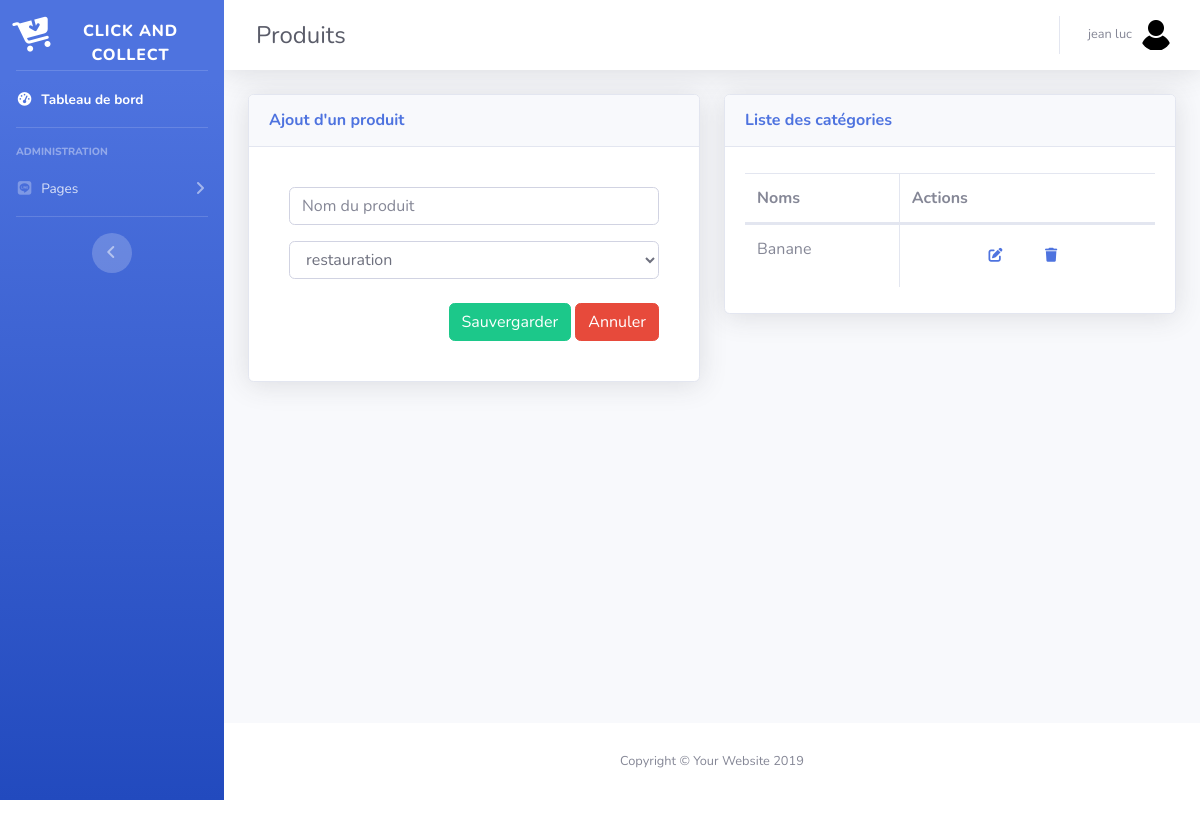
Page /admin/produit_as.php (signed in) on the committed database.
### tables this page shows
CREATE TABLE `utilisateur` (
  `nom` varchar(42) NOT NULL,
  `prenom` varchar(42) NOT NULL,
  `login` varchar(42) NOT NULL,
  `mdp` varchar(42) NOT NULL,
  `id_acces` int(11) NOT NULL
);

CREATE TABLE `produit` (
  `id_produit` int(11) NOT NULL,
  `nom` varchar(42) DEFAULT NULL,
  `id` int(11) DEFAULT NULL
);

### admin/produit_as.php (the view, shortened to what this page needs)
<?php
    $db = Database::connect();
    $recup = $db-> prepare("SELECT * FROM utilisateur WHERE login=?");
    $recup->execute(array($_SESSION['use']));
    $affiche = $recup->fetch();
    if (isset($_SESSION['CONNECT']) AND $_SESSION['CONNECT']=='OK'){
?>
<!DOCTYPE html>
<html lang="fr">
<head>
    <link href="vendor/fontawesome-free/css/all.min.css" rel="stylesheet" type="text/css">
    <link href="css/sb-admin-2.min.css" rel="stylesheet">
    <link href="vendor/datatables/dataTables.bootstrap4.min.css" rel="stylesheet">
</head>
<body id="page-top">
    <div id="wrapper">
        <ul class="navbar-nav bg-gradient-primary sidebar sidebar-dark accordion" id="accordionSidebar">
            <a class="sidebar-brand d-flex align-items-center justify-content-center" href="index_as.php">
                <div class="sidebar-brand-icon rotate-n-15">
                    <i class="fas fa-cart-arrow-down"></i>
                </div>
                <div class="sidebar-brand-text mt-3">Click And Collect </div>
            </a>
            <hr class="sidebar-divider my-0">
            <li class="nav-item active">
                <a class="nav-link" href="index_as.php">
                    <i class="fas fa-fw fa-tachometer-alt"></i>
                    <span>Tableau de bord</span></a>
            </li>
            <hr class="sidebar-divider">
            <div class="sidebar-heading">
                Administration
            </div>
            <li class="nav-item">
                <a class="nav-link collapsed" href="#" data-toggle="collapse" data-target="#collapsePages" aria-expanded="true" aria-controls="collapsePages">
                    <i class="fab fa-fw fa-line"></i>
                    <span>Pages</span>
                </a>
            </li>
            <hr class="sidebar-divider d-none d-md-block">
            <div class="text-center d-none d-md-inline">
                <button class="rounded-circle border-0" id="sidebarToggle"></button>
            </div>
        </ul>
        <div id="content-wrapper" class="d-flex flex-column">
            <div id="content">
                <nav class="navbar navbar-expand navbar-light bg-white topbar mb-4 static-top shadow">
                    <form class="d-none d-sm-inline-block form-inline mr-auto ml-md-3 my-2 my-md-0 mw-100 navbar-search">
                        <div class="input-group">
                            <div class="d-sm-flex align-items-center justify-content-between mb-4">
                                <h1 class="h4 mb-0 text-gray-800 mt-4">Produits</h1>
                            </div>
                        </div>
                    </form>
                    <ul class="navbar-nav ml-auto">
                        <li class="nav-item dropdown no-arrow">
                            <a class="nav-link dropdown-toggle" href="#" id="userDropdown" role="button" data-toggle="dropdown" aria-haspopup="true" aria-expanded="false">
                                <span class="mr-2 d-none d-lg-inline text-gray-600 small"><?= $affiche['nom'].' '.$affiche['prenom']; ?></span>
                                <img class="img-profile rounded-circle" src="img/user.jpg">
                            </a>
                        </li>
                    </ul>
                </nav>
                <div class="container-fluid">
                    <div class="row">
                        <div class="col-6">
                            <div class="card shadow mb-4">
                                <div class="card-header py-3">
                                    <h6 class="m-0 font-weight-bold text-primary">Ajout d'un produit</h6>
                                </div>
                                <div class="card-body">
                                    <form action="traitement_produit_as.php" method="post">
                                        <div class="card-body">
                                            <div class="row mb-3">
                                                <div class="col-12 mb-2">
                                                    <div class="input-group mb-3">
                                                        <input class="form-control" type="text" name="nom" placeholder="Nom du produit">
                                                    </div>
                                                    <div class="input-group">
                                                        <select name="produit" id="produit" class="form-control">
                                                            <?php
                                                                    try
                                                                {
                                                                $bdd = new PDO('mysql:host=localhost;dbname=clickandcollect', 'root', '');
                                                            }
                                                            catch(Exception $e)
                                                            {
                                                                die('Erreur : '.$e->getMessage());
                                                                }
                                                                    $reponse = $bdd->query('SELECT * FROM categorie');
                                                                    while ($donnees = $reponse->fetch())
                                                                    {?>
                                                                    <option value="<?php echo $donnees['id']; ?>"><?php echo $donnees['nom']; ?></option>
                                                                    <?php } ?>
                                                        </select>
                                                    </div>
                                                </div>
                                            </div>
                                            <div class="row">
                                                <div class="col-lg-12 col-md-6 col-sm-12 text-right">
                                                    <button type="submit" class="btn btn-success">Sauvergarder</button>
                                                    <button type="submit" class="btn btn-danger" data-dismiss="modal">Annuler</button>
                                                </div>
                                            </div>
                                        </div>
                                    </form>
                                </div>
                            </div>
                        </div>
                        <div class="col-6">
                            <div class="card shadow mb-4">
                                <div class="card-header py-3">
                                    <h6 class="m-0 font-weight-bold text-primary">Liste des catégories</h6>
                                </div>
                                <div class="card-body">
                                    <div class="table-responsive">
                                        <table class="table table-bordered" id="dataTable" width="100%" cellspacing="0">
                                            <thead>
                                                <tr>
                                                    <th>Noms</th>
                                                    <th>Actions</th>
                                                </tr>
                                            </thead>
                                            <tbody>
                                            <?php
                                        try
                                        {
                                            $bdd = new PDO('mysql:host=localhost;dbname=clickandcollect', 'root', '');
                                        }
                                        catch(Exception $e)
                                        {
                                            die('Erreur : '.$e->getMessage());
                                        }
                                        $reponse = $bdd->query('SELECT * FROM produit');
                                        ?>
                                        <?php
                                            while($donnees = $reponse->fetch()){
                                            ?>
                                            <tr>
                                                    <td><?php echo $donnees['nom'];?></td>
                                                    <td class="text-center">
                                                                    <button class="btn btn-link" data-toggle="modal" data-target="#inlineForm"><i class="fas fa-edit fa-sm fa-fw mr-2 fa-2x"></i></button>
                                                                        <button class="btn btn-link" data-toggle="modal" data-toggle="modal" data-target="#warning"><a href="traitement_delete_prod.php?msg=<?php echo $donnees['id_produit']; ?>"><i class="fas fa-trash fa-sm fa-fw mr-2 fa-2x"></i></a></button>
                                                                    </td>
                                            </tr>
                                            <?php
                                                }
                                            ?>
                                            </tbody>
                                        </table>
                                    </div>
                                </div>
                            </div>
                        </div>
                    </div>
                </div>
            </div>
            <footer class="sticky-footer bg-white">
                <div class="container my-auto">
                    <div class="copyright text-center my-auto">
                        <span>Copyright &copy; Your Website 2019</span>
                    </div>
                </div>
            </footer>
        </div>
    </div>
</body>
</html>
<?php
    }
    else
    {
        header("location:login.php");
    }
?>

### rows in the picture
utilisateur: nom "jean", prenom "luc"
produit: nom "Banane"

### other values in the picture
form field produit "restauration"
